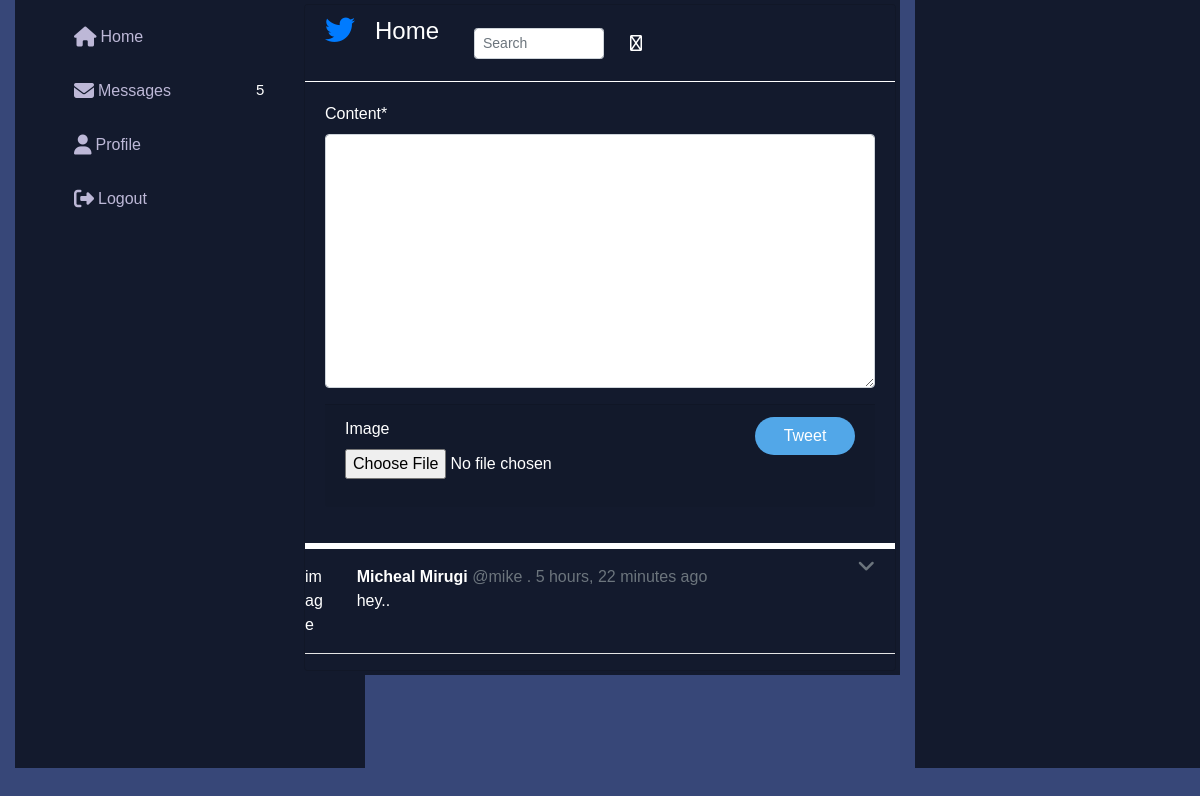
/ (signed in), run on an earlier commit of the app's database.
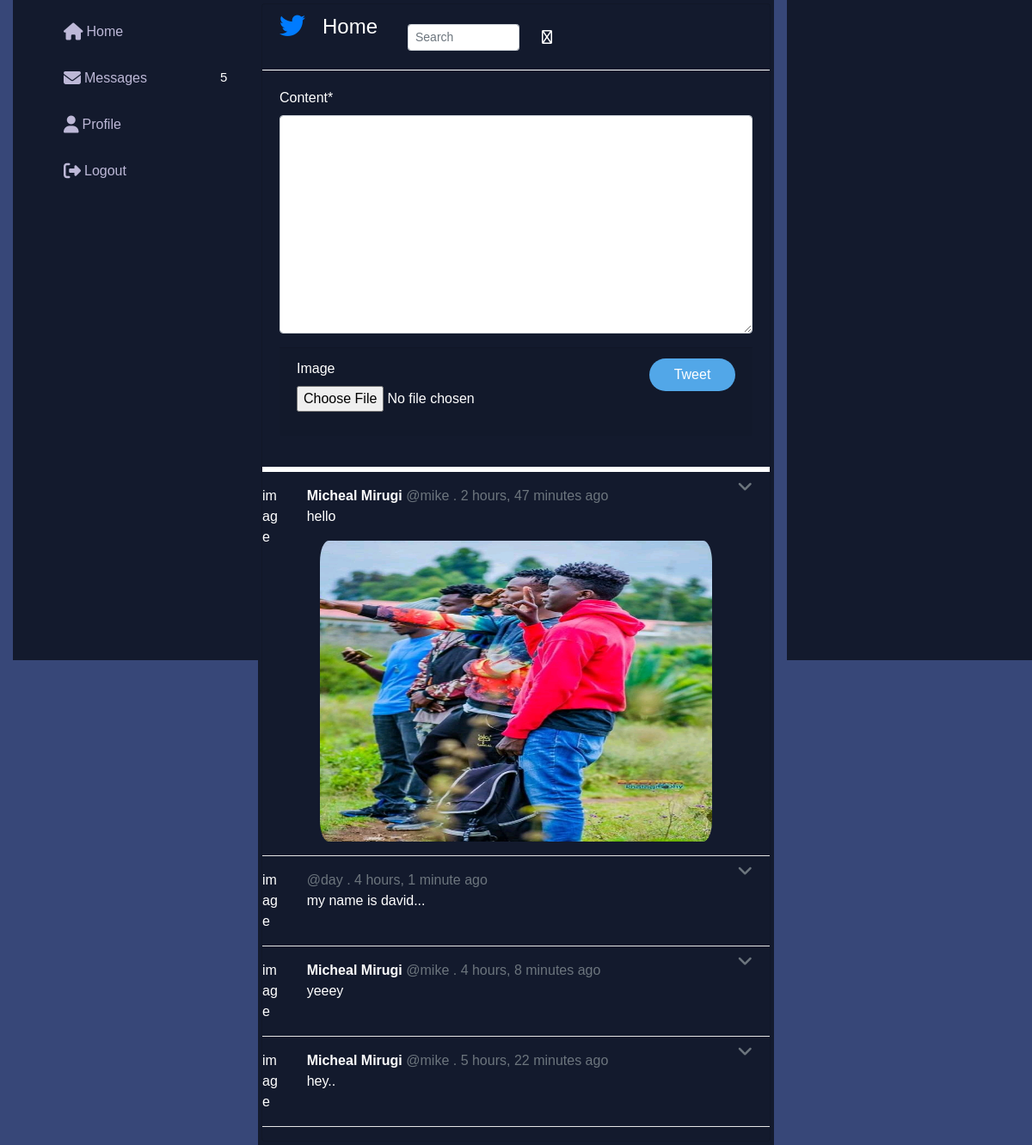
And on a later commit of the database.
### tweeter/models.py (models this page shows, shortened)
class Tweet(models.Model):
    content=models.TextField(max_length=500,validators=[validate_content])
    updated=models.DateTimeField(auto_now=True)
    timestamp=models.DateTimeField(auto_now_add=True)
    user=models.ForeignKey(User,on_delete=models.CASCADE)
    image=models.ImageField(upload_to="mypicts",blank=True,null=True)

### accounts/models.py (models this page shows, shortened)
class User(AbstractBaseUser):
    username=models.CharField(max_length=255,verbose_name="User Name",unique=True)
    timestamp=models.DateField(auto_now_add=True)
    first_name=models.CharField(max_length=256)
    last_name=models.CharField(max_length=255)
    email=models.EmailField(max_length=255,verbose_name="Email Address",unique=True)
    is_active=models.BooleanField(default=True)
    is_admin=models.BooleanField(default=False)
    is_staff=models.BooleanField(default=False)
    USERNAME_FIELD='email'
    REQUIRED_FIELDS=['username']
    objects=custommanager()

### tweeter/views.py (the view)
# urls.py: path('',views.Home,name="home"),
@login_required
def Home(request):
    tweet=Tweet.objects.all().order_by('-timestamp','-updated')
    query=request.GET.get('q',None)
    if query is not None:
        tweet=tweet.filter(Q(content__icontains=query)|Q(user__username__icontains=query))
    if request.method=="POST":
        form=TweetCreationForm(request.POST or None, request.FILES or None)
        if form.is_valid():
            create=form.save(commit=False)
            create.user=request.user
            create.save()
            form=TweetCreationForm()
            return HttpResponseRedirect('/')
    else:
        form=TweetCreationForm()
    context={
    'tweet':tweet,
    'form':form,
    }
    return render(request,'tweeter/home.html',context)

### tweeter/forms.py
class TweetCreationForm(ModelForm):
    class Meta:
        content=forms.CharField(label=" ",widget=forms.Textarea(
        attrs={'placeholder':"What's happening?","class":"form-control"}))
        model=Tweet
        fields=('content','image')

### tweeter/templates/tweeter/home.html (shortened to what this page needs)
{%extends 'tweeter/base.html'%}
{%load crispy_forms_tags%}
{%block content%}
    <div class="card text-white" style=background-color:#131a2d;>
      <div class="card-header border-white sticky-top" style=background-color:#131a2d;>
        <div class="row">
          <div class="col-sm-3">
          <h4 class="text-white float-left"><a href="{%url 'tweeter:home'%}"><i class="fa fa-twitter fa-lg text-primary"></i></a><a style=margin-left:20px;>Home</a></h4>
          </div>
          <div class="col-sm-6">
          <form method="GET" action="{%url 'tweeter:home'%}" class="form-inline float-right">
        <input name="q" class="form-control form-control-sm ml-1 w-50" type="text" placeholder="Search" value="{{request.GET.q}}" aria-label="Search">
        <button class="btn"><i class="fa fa-search btn text-white"></i></button>
      </form>
      </div>
      <div class="col-sm-3">
        </div>
      </div>
        </div>
        <div class="card-body">
      <form method="POST" action="" enctype="multipart/form-data">
      <a>{{form.content|as_crispy_field}}</a>
      <div class="card-footer">
        <div class="row">
          <div class="col-sm-6">
        {{form.image|as_crispy_field}}
        </div>
        <div class="col-sm-6" align=right>
      <button class="btn text-white col-12 col-md-5 col-sm-4" align=right style=background-color:#52a7e8;border-radius:30px;>Tweet</button>
      </div>
      </div>
      </div>
        </form>
        </div>
        <hr style=border:solid;>
{%for tweet in tweet%}
    <div class="row">
      <div class="col-sm-1">
        image
        </div>
      <div class="col-sm-10">
    <b>{{tweet.user.first_name|capfirst}} {{tweet.user.last_name|capfirst}}</b> <a class="text-muted"> @{{tweet.user.username}} .
    {%if tweet.updated %} {{tweet.updated|timesince}} ago{%elif tweet.timestamp%}{{tweet.timestamp|timesince}} ago{%endif%}</a>
    <p>{{tweet.content}}</p>
    {%if tweet.image%}
    <img src="{{tweet.image.url}}" class="img-responsive col-sm-12" style=border-radius:25px; height="350" alt="myimg">
    {%endif%}
    </div>
    <div class="col-sm-1">
    <div class="btn-group dropleft float-right">
    <i type="button" class="fa fa-angle-down fa-lg float-right text-muted" data-toggle="dropdown" style=margin-right:20px; aria-haspopup="true" aria-expanded="false">
    </i>
    </div>
      </div>
      </div>
      <hr class="bg-white">
      {%empty%}
      {%if request.GET.q%}
      <h5 class="text-danger">Results Not Found!</h5>
      {%else%}
      <h5 class="text-white">No tweets yet.</h5>
      {%endif%}
{%endfor%}
</div>
{%endblock%}

What changed in the data, as far as the page shows it:
added Tweet: user.first_name "Micheal", user.last_name "Mirugi", user.username "mike", updated "2 hours, 47 minutes", content "hello", image (picture)
added Tweet: user.username "day", updated "4 hours, 1 minute", content "my name is david..."
added Tweet: user.first_name "Micheal", user.last_name "Mirugi", user.username "mike", updated "4 hours, 8 minutes", content "yeeey"
